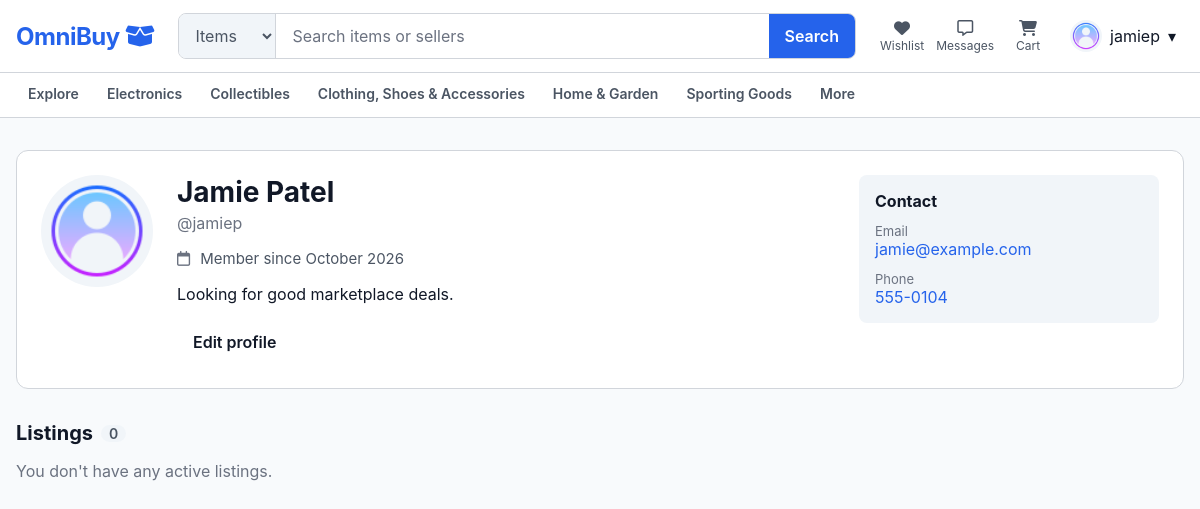
The app's page /pages/profile.php?id=4 (signed in) with its own data.
### tables this page shows
CREATE TABLE users (
    user_id BIGINT UNSIGNED NOT NULL AUTO_INCREMENT PRIMARY KEY,
    created_at TIMESTAMP NOT NULL DEFAULT CURRENT_TIMESTAMP,
    first_name VARCHAR(100) NOT NULL,
    last_name VARCHAR(100) NOT NULL,
    username VARCHAR(100) NOT NULL,
    email VARCHAR(255) NOT NULL,
    password_hash VARCHAR(255) NOT NULL,
    is_email_verified BOOLEAN NOT NULL DEFAULT FALSE,
    phone_number VARCHAR(20) NOT NULL,
    birth_date DATE NOT NULL,
    profile_image_url VARCHAR(2000) NULL,
    bio TEXT NULL DEFAULT NULL,
     
    city VARCHAR(100) NULL DEFAULT NULL,
    is_last_name_hidden BOOLEAN NOT NULL DEFAULT FALSE,
    account_status ENUM(
        'active',
        'suspended',
        'restricted',
         
        'deleted'
    ) NOT NULL
        DEFAULT 'active',
    
    UNIQUE KEY uq_users_username (username),
    UNIQUE KEY uq_users_email (email)
);

### includes/auth.php (called while the page is built, shortened)
<?php
function isLoggedIn(): bool
{
    return isset($_SESSION['user_id']);
}
function currentUser(): ?array
{
    return [
        'user_id' => (int) $_SESSION['user_id'],
        'username' => (string) ($_SESSION['username'] ?? ''),
        'avatar_url' => (string) ($_SESSION['avatar_url'] ?? AUTH_DEFAULT_AVATAR),
        'is_seller' => (bool) ($_SESSION['is_seller'] ?? false),
    ];
}

### includes/profile.php (called while the page is built, shortened)
<?php
require_once __DIR__ . '/account.php';
function loadPublicProfile(PDO $pdo, int $userId, bool $includeContact): ?array
{
    $stmt = $pdo->prepare("
        SELECT
            u.user_id, u.first_name, u.last_name, u.is_last_name_hidden, u.username,
            u.email, u.phone_number, u.profile_image_url, u.bio, u.city, u.created_at,
            sp.store_name, sp.is_verified
        FROM users u
        LEFT JOIN seller_profiles sp ON sp.user_id = u.user_id
        WHERE u.user_id = :id AND u.account_status = 'active'
    ");
    $stmt->execute(['id' => $userId]);
    $row = $stmt->fetch();
    $profile = [
        'user_id' => (int) $row['user_id'],
        'display_name' => publicDisplayName($row['first_name'], $row['last_name'], (bool) $row['is_last_name_hidden']),
        'username' => $row['username'],
        'profile_image_url' => $row['profile_image_url'] ?: AUTH_DEFAULT_AVATAR,
        'bio' => $row['bio'],
        'city' => $row['city'],
        'created_at' => $row['created_at'],
        'store_name' => $row['store_name'],
        'is_verified' => (bool) $row['is_verified'],
        'email' => null,
        'phone_number' => null,
    ];
    if ($includeContact) {
        $profile['email'] = $row['email'];
        $profile['phone_number'] = $row['phone_number'] !== '' ? $row['phone_number'] : null;
    }
    return $profile;
}
function loadProfileListings(PDO $pdo, int $userId): array
{
    $stmt = $pdo->prepare("
        SELECT
            l.listing_id, l.item_name, l.price, l.`condition`, l.fulfillment_type,
            l.listing_status, c.category_name,
            COALESCE((
                SELECT li.image_url
                FROM listing_images li
                WHERE li.listing_id = l.listing_id
                ORDER BY li.display_order
                LIMIT 1
            ), :default_image) AS image_url
        FROM listings l
        JOIN categories c ON c.category_id = l.category_id
        WHERE l.seller_user_id = :id
          AND l.listing_status IN ('active', 'sold')
        ORDER BY l.created_at DESC, l.listing_id DESC
    ");
    $stmt->execute(['id' => $userId, 'default_image' => PROFILE_LISTING_DEFAULT_IMAGE]);
    $listings = ['active' => [], 'sold' => []];
    foreach ($stmt->fetchAll() as $listing) {
        $listings[$listing['listing_status']][] = $listing;
    }
    return $listings;
}

### includes/account.php (called while the page is built, shortened)
<?php
require_once __DIR__ . '/auth.php';
function publicDisplayName(string $firstName, string $lastName, bool $isLastNameHidden): string
{
    return $isLastNameHidden || $lastName === '' ? $firstName : "$firstName $lastName";
}

### public/pages/profile.php (the view, shortened to what this page needs)
<?php
require_once __DIR__ . '/../../includes/profile.php';
$userId = filter_var($_GET['id'] ?? null, FILTER_VALIDATE_INT, ['options' => ['min_range' => 1]]);
$profile = null;
$listings = ['active' => [], 'sold' => []];
if ($userId !== false && $userId !== null) {
    require __DIR__ . '/../../db_connect.php';
    $profile = loadPublicProfile($pdo, $userId, isLoggedIn());
    if ($profile !== null) {
        $listings = loadProfileListings($pdo, $userId);
    }
}
$viewer = currentUser();
$isOwnProfile = $profile !== null && $viewer !== null && $viewer['user_id'] === $profile['user_id'];
include __DIR__ . '/../components/header.php';
?>
<link rel="stylesheet" href="/assets/css/listing-card.css">
<link rel="stylesheet" href="/assets/css/profile.css">
<section class="shell profile-page">
  <?php if ($profile === null): ?>
    <div class="profile-missing">
      <h1>User not found</h1>
      <p>This profile doesn't exist or is no longer available.</p>
      <a class="button button--primary" href="/pages/search.php">Browse listings</a>
    </div>
  <?php else: ?>
    <header class="profile-card">
      <img class="profile-card__avatar" alt=""
        src="<?= htmlspecialchars($profile['profile_image_url']) ?>">
      <div class="profile-card__body">
        <h1 class="profile-card__name"><?= htmlspecialchars($profile['display_name']) ?></h1>
        <p class="profile-card__username">@<?= htmlspecialchars($profile['username']) ?></p>
        <ul class="profile-facts">
          <li>
            <i class="fa-regular fa-calendar" aria-hidden="true"></i>
            Member since <?= htmlspecialchars(date('F Y', strtotime($profile['created_at']))) ?>
          </li>
        </ul>
        <?php if ($profile['bio'] !== null): ?>
          <p class="profile-card__bio"><?= htmlspecialchars($profile['bio']) ?></p>
        <?php endif; ?>
        <?php if ($isOwnProfile): ?>
          <a class="button profile-card__edit" href="/pages/edit-profile.php">Edit profile</a>
        <?php endif; ?>
      </div>
      <aside class="profile-contact" aria-label="Contact">
        <h2>Contact</h2>
        <?php if ($viewer === null): ?>
          <p class="profile-contact__locked">
            <a href="/pages/login.php?redirect=<?= urlencode('/pages/profile.php?id=' . $profile['user_id']) ?>">Log in</a>
            to see this user's phone number and email.
          </p>
        <?php else: ?>
          <dl>
            <dt>Email</dt>
            <dd><a href="mailto:<?= htmlspecialchars($profile['email']) ?>"><?= htmlspecialchars($profile['email']) ?></a></dd>
            <?php if ($profile['phone_number'] !== null): ?>
              <dt>Phone</dt>
              <dd><a href="tel:<?= htmlspecialchars(preg_replace('/[^0-9+]/', '', $profile['phone_number'])) ?>"><?= htmlspecialchars($profile['phone_number']) ?></a></dd>
            <?php endif; ?>
          </dl>
        <?php endif; ?>
      </aside>
    </header>
    <section class="profile-listings" aria-labelledby="active-heading">
      <h2 id="active-heading">Listings <span class="profile-listings__count"><?= count($listings['active']) ?></span></h2>
      <?php if ($listings['active'] === []): ?>
        <p class="profile-listings__empty">
          <?= $isOwnProfile ? "You don't have any active listings." : 'No active listings right now.' ?>
        </p>
      <?php endif; ?>
    </section>
  <?php endif; ?>
</section>
<?php include __DIR__ . '/../components/footer.php'; ?>

### public/assets/css/omnibuy-design-tokens.css (style rules this page uses)
:root { --color-primary: #2563EB; --color-primary-hover: #1D4ED8; --color-primary-light: #DBEAFE; --color-navy: #183B6B; --color-background: #F8FAFC; --color-surface: #FFFFFF; --color-surface-secondary: #F1F5F9; --color-border: #D1D5DB; --color-text: #111827; --color-text-secondary: #4B5563; --color-text-muted: #6B7280; --color-success: #2E7D32; --color-warning: #B26A00; --color-danger: #C62828; --font-ui: "Inter", system-ui, -apple-system, BlinkMacSystemFont, "Segoe UI", Arial, sans-serif; --radius-input: 8px; --radius-button: 8px; --radius-card: 12px; --radius-modal: 16px; --space-1: 4px; --space-2: 8px; --space-3: 12px; --space-4: 16px; --space-6: 24px; --space-8: 32px; --space-12: 48px; }

### public/assets/css/shared-navigation.css (style rules this page uses)
*, *::before, *::after { box-sizing: border-box; }
body { margin: 0; color: var(--color-text); background: var(--color-background); font-family: var(--font-ui); }
a { color: inherit; text-decoration: none; }
.shell { width: min(1180px, calc(100% - 32px)); margin-inline: auto; }
.button { min-height: 44px; display: inline-flex; align-items: center; justify-content: center; padding: 0 var(--space-4); border-radius: var(--radius-button); font-weight: 600; }

### public/assets/css/profile.css (style rules this page uses)
.profile-page { padding-block: var(--space-8); }
.profile-card { display: grid; grid-template-columns: auto 1fr minmax(220px, 300px); gap: var(--space-6); align-items: start; margin-bottom: var(--space-8); padding: var(--space-6); border: 1px solid var(--color-border); border-radius: var(--radius-card); background: var(--color-surface); }
.profile-card__avatar { width: 112px; height: 112px; border-radius: 50%; object-fit: cover; background: var(--color-surface-secondary); }
.profile-card__body { min-width: 0; }
.profile-card__name { margin: 0; font-size: 1.75rem; overflow-wrap: anywhere; }
.profile-card__username { margin: var(--space-1) 0 0; color: var(--color-text-muted); }
.profile-facts { display: flex; flex-wrap: wrap; gap: var(--space-2) var(--space-6); margin: var(--space-4) 0 0; padding: 0; list-style: none; color: var(--color-text-secondary); font-size: 0.9375rem; }
.profile-facts i { width: 1em; margin-right: var(--space-1); color: var(--color-text-muted); }
.profile-card__bio { margin: var(--space-4) 0 0; white-space: pre-line; overflow-wrap: anywhere; }
.profile-card__edit { margin-top: var(--space-4); }
.profile-contact { padding: var(--space-4); border-radius: var(--radius-input); background: var(--color-surface-secondary); }
.profile-contact h2 { margin: 0 0 var(--space-3); font-size: 1rem; }
.profile-contact dl { margin: 0; }
.profile-contact dt { font-size: 0.8125rem; color: var(--color-text-muted); }
.profile-contact dd { margin: 0 0 var(--space-3); overflow-wrap: anywhere; }
.profile-contact dd:last-child { margin-bottom: 0; }
.profile-contact a { color: var(--color-primary); }
.profile-listings { margin-bottom: var(--space-8); }
.profile-listings h2 { display: flex; align-items: center; gap: var(--space-2); margin: 0 0 var(--space-4); font-size: 1.25rem; }
.profile-listings__count { padding: 0 var(--space-2); border-radius: 999px; font-size: 0.875rem; font-weight: 600; color: var(--color-text-secondary); background: var(--color-surface-secondary); }
.profile-listings__empty { margin: 0; color: var(--color-text-muted); }

### records on screen
users: username "jamiep", created_at "October 2026", bio "Looking for good marketplace deals.", email "jamie@example.com", phone_number "555-0104"

### other values on screen
$currentUser['username'] "jamiep"
$profile['display_name'] "Jamie Patel"
count($listings['active']) "0"
